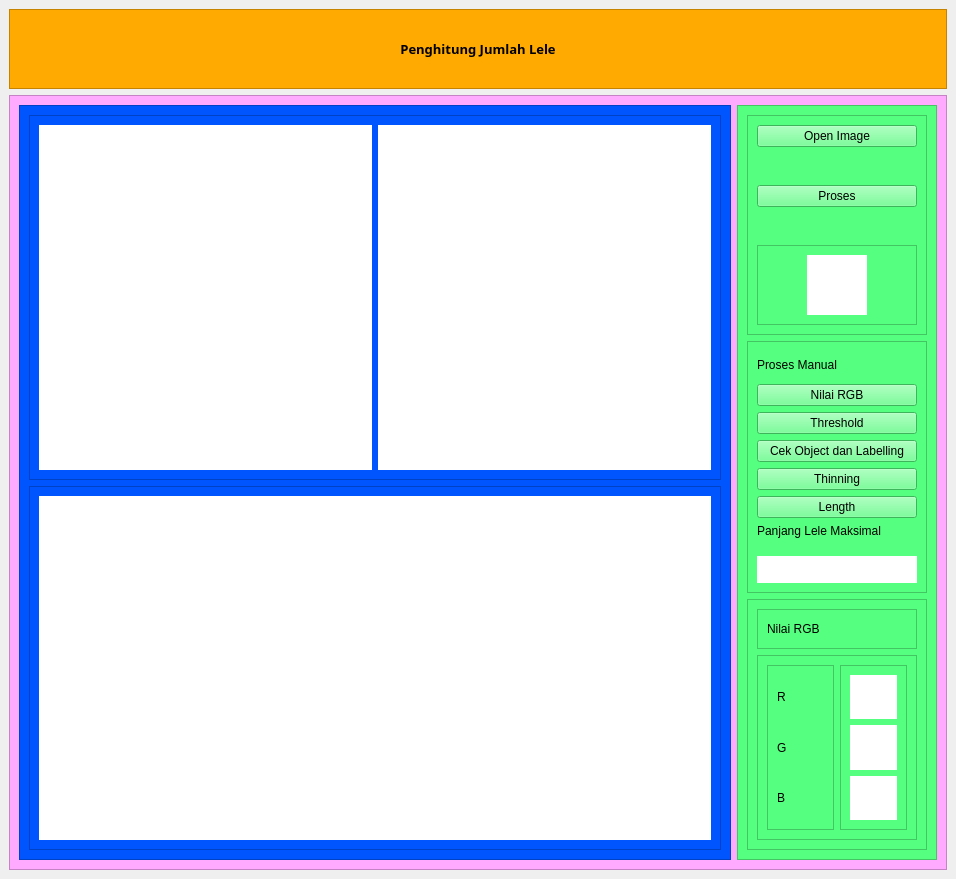
<?xml version="1.0" encoding="UTF-8"?>
<ui version="4.0">
 <class>MainWindow</class>
 <widget class="QMainWindow" name="MainWindow">
  <property name="geometry">
   <rect>
    <x>0</x>
    <y>0</y>
    <width>956</width>
    <height>879</height>
   </rect>
  </property>
  <property name="windowTitle">
   <string>MainWindow</string>
  </property>
  <widget class="QWidget" name="centralwidget">
   <layout class="QVBoxLayout" name="verticalLayout">
    <item alignment="Qt::AlignVCenter">
     <widget class="QFrame" name="frame">
      <property name="sizePolicy">
       <sizepolicy hsizetype="Minimum" vsizetype="Preferred">
        <horstretch>0</horstretch>
        <verstretch>0</verstretch>
       </sizepolicy>
      </property>
      <property name="minimumSize">
       <size>
        <width>0</width>
        <height>80</height>
       </size>
      </property>
      <property name="maximumSize">
       <size>
        <width>16777215</width>
        <height>80</height>
       </size>
      </property>
      <property name="styleSheet">
       <string notr="true">background-color: rgb(255, 170, 0);</string>
      </property>
      <property name="frameShape">
       <enum>QFrame::StyledPanel</enum>
      </property>
      <property name="frameShadow">
       <enum>QFrame::Raised</enum>
      </property>
      <layout class="QVBoxLayout" name="verticalLayout_3">
       <item>
        <widget class="QLabel" name="label">
         <property name="sizePolicy">
          <sizepolicy hsizetype="Expanding" vsizetype="Preferred">
           <horstretch>0</horstretch>
           <verstretch>0</verstretch>
          </sizepolicy>
         </property>
         <property name="font">
          <font>
           <family>Yu Gothic Medium</family>
           <pointsize>10</pointsize>
           <weight>75</weight>
           <bold>true</bold>
          </font>
         </property>
         <property name="text">
          <string>Penghitung Jumlah Lele</string>
         </property>
         <property name="alignment">
          <set>Qt::AlignCenter</set>
         </property>
        </widget>
       </item>
      </layout>
     </widget>
    </item>
    <item>
     <widget class="QFrame" name="frame_2">
      <property name="sizePolicy">
       <sizepolicy hsizetype="Preferred" vsizetype="Expanding">
        <horstretch>0</horstretch>
        <verstretch>0</verstretch>
       </sizepolicy>
      </property>
      <property name="styleSheet">
       <string notr="true">background-color: rgb(255, 170, 255);</string>
      </property>
      <property name="frameShape">
       <enum>QFrame::StyledPanel</enum>
      </property>
      <property name="frameShadow">
       <enum>QFrame::Raised</enum>
      </property>
      <layout class="QHBoxLayout" name="horizontalLayout">
       <item>
        <widget class="QFrame" name="frame_3">
         <property name="sizePolicy">
          <sizepolicy hsizetype="Expanding" vsizetype="Preferred">
           <horstretch>0</horstretch>
           <verstretch>0</verstretch>
          </sizepolicy>
         </property>
         <property name="styleSheet">
          <string notr="true">background-color: rgb(0, 85, 255);</string>
         </property>
         <property name="frameShape">
          <enum>QFrame::StyledPanel</enum>
         </property>
         <property name="frameShadow">
          <enum>QFrame::Raised</enum>
         </property>
         <layout class="QVBoxLayout" name="verticalLayout_2">
          <item>
           <widget class="QFrame" name="frame_5">
            <property name="minimumSize">
             <size>
              <width>0</width>
              <height>350</height>
             </size>
            </property>
            <property name="maximumSize">
             <size>
              <width>800</width>
              <height>800</height>
             </size>
            </property>
            <property name="frameShape">
             <enum>QFrame::StyledPanel</enum>
            </property>
            <property name="frameShadow">
             <enum>QFrame::Raised</enum>
            </property>
            <layout class="QHBoxLayout" name="horizontalLayout_2">
             <item>
              <widget class="QLabel" name="lbOpenImage">
               <property name="minimumSize">
                <size>
                 <width>0</width>
                 <height>300</height>
                </size>
               </property>
               <property name="maximumSize">
                <size>
                 <width>16777215</width>
                 <height>400</height>
                </size>
               </property>
               <property name="styleSheet">
                <string notr="true">background-color: rgb(255, 255, 255);</string>
               </property>
               <property name="text">
                <string/>
               </property>
              </widget>
             </item>
             <item>
              <widget class="QLabel" name="lbHasil">
               <property name="minimumSize">
                <size>
                 <width>0</width>
                 <height>300</height>
                </size>
               </property>
               <property name="maximumSize">
                <size>
                 <width>16777215</width>
                 <height>400</height>
                </size>
               </property>
               <property name="styleSheet">
                <string notr="true">background-color: rgb(255, 255, 255);</string>
               </property>
               <property name="text">
                <string/>
               </property>
              </widget>
             </item>
            </layout>
           </widget>
          </item>
          <item>
           <widget class="QFrame" name="frame_6">
            <property name="minimumSize">
             <size>
              <width>0</width>
              <height>300</height>
             </size>
            </property>
            <property name="maximumSize">
             <size>
              <width>16777215</width>
              <height>400</height>
             </size>
            </property>
            <property name="frameShape">
             <enum>QFrame::StyledPanel</enum>
            </property>
            <property name="frameShadow">
             <enum>QFrame::Raised</enum>
            </property>
            <layout class="QVBoxLayout" name="verticalLayout_11">
             <item>
              <widget class="Thresholding" name="Histogram" native="true">
               <property name="styleSheet">
                <string notr="true">background-color: rgb(255, 255, 255);</string>
               </property>
              </widget>
             </item>
            </layout>
           </widget>
          </item>
         </layout>
        </widget>
       </item>
       <item alignment="Qt::AlignRight">
        <widget class="QFrame" name="frame_4">
         <property name="minimumSize">
          <size>
           <width>200</width>
           <height>0</height>
          </size>
         </property>
         <property name="maximumSize">
          <size>
           <width>200</width>
           <height>16777215</height>
          </size>
         </property>
         <property name="styleSheet">
          <string notr="true">background-color: rgb(85, 255, 127);</string>
         </property>
         <property name="frameShape">
          <enum>QFrame::StyledPanel</enum>
         </property>
         <property name="frameShadow">
          <enum>QFrame::Raised</enum>
         </property>
         <layout class="QVBoxLayout" name="verticalLayout_4">
          <item>
           <widget class="QFrame" name="frame_8">
            <property name="maximumSize">
             <size>
              <width>16777215</width>
              <height>220</height>
             </size>
            </property>
            <property name="frameShape">
             <enum>QFrame::StyledPanel</enum>
            </property>
            <property name="frameShadow">
             <enum>QFrame::Raised</enum>
            </property>
            <layout class="QVBoxLayout" name="verticalLayout_6">
             <item alignment="Qt::AlignTop">
              <widget class="QPushButton" name="btnOpenImage">
               <property name="text">
                <string>Open Image</string>
               </property>
              </widget>
             </item>
             <item alignment="Qt::AlignTop">
              <widget class="QPushButton" name="btnProses">
               <property name="text">
                <string>Proses</string>
               </property>
              </widget>
             </item>
             <item>
              <widget class="QFrame" name="frame_9">
               <property name="sizePolicy">
                <sizepolicy hsizetype="Preferred" vsizetype="Expanding">
                 <horstretch>0</horstretch>
                 <verstretch>0</verstretch>
                </sizepolicy>
               </property>
               <property name="maximumSize">
                <size>
                 <width>16777215</width>
                 <height>80</height>
                </size>
               </property>
               <property name="frameShape">
                <enum>QFrame::StyledPanel</enum>
               </property>
               <property name="frameShadow">
                <enum>QFrame::Raised</enum>
               </property>
               <layout class="QHBoxLayout" name="horizontalLayout_3">
                <item>
                 <widget class="QLabel" name="lbJumlah">
                  <property name="maximumSize">
                   <size>
                    <width>60</width>
                    <height>80</height>
                   </size>
                  </property>
                  <property name="font">
                   <font>
                    <pointsize>22</pointsize>
                    <weight>75</weight>
                    <bold>true</bold>
                   </font>
                  </property>
                  <property name="styleSheet">
                   <string notr="true">background-color: rgb(255, 255, 255);</string>
                  </property>
                  <property name="text">
                   <string/>
                  </property>
                  <property name="alignment">
                   <set>Qt::AlignCenter</set>
                  </property>
                 </widget>
                </item>
               </layout>
              </widget>
             </item>
            </layout>
           </widget>
          </item>
          <item>
           <widget class="QFrame" name="frame_7">
            <property name="frameShape">
             <enum>QFrame::StyledPanel</enum>
            </property>
            <property name="frameShadow">
             <enum>QFrame::Raised</enum>
            </property>
            <layout class="QVBoxLayout" name="verticalLayout_5">
             <item>
              <widget class="QLabel" name="label_5">
               <property name="text">
                <string>Proses Manual</string>
               </property>
              </widget>
             </item>
             <item>
              <widget class="QPushButton" name="btnRgb">
               <property name="text">
                <string>Nilai RGB</string>
               </property>
              </widget>
             </item>
             <item>
              <widget class="QPushButton" name="btnThreshold">
               <property name="text">
                <string>Threshold</string>
               </property>
              </widget>
             </item>
             <item>
              <widget class="QPushButton" name="btnObject">
               <property name="text">
                <string>Cek Object dan Labelling</string>
               </property>
              </widget>
             </item>
             <item>
              <widget class="QPushButton" name="btnThin">
               <property name="text">
                <string>Thinning</string>
               </property>
              </widget>
             </item>
             <item>
              <widget class="QPushButton" name="btnLength">
               <property name="text">
                <string>Length</string>
               </property>
              </widget>
             </item>
             <item>
              <widget class="QLabel" name="label_7">
               <property name="minimumSize">
                <size>
                 <width>0</width>
                 <height>20</height>
                </size>
               </property>
               <property name="maximumSize">
                <size>
                 <width>16777215</width>
                 <height>30</height>
                </size>
               </property>
               <property name="text">
                <string>Panjang Lele Maksimal</string>
               </property>
               <property name="alignment">
                <set>Qt::AlignLeading|Qt::AlignLeft|Qt::AlignTop</set>
               </property>
              </widget>
             </item>
             <item>
              <widget class="QLabel" name="lbPanjang">
               <property name="maximumSize">
                <size>
                 <width>200</width>
                 <height>40</height>
                </size>
               </property>
               <property name="styleSheet">
                <string notr="true">background-color: rgb(255, 255, 255);</string>
               </property>
               <property name="text">
                <string/>
               </property>
              </widget>
             </item>
            </layout>
           </widget>
          </item>
          <item>
           <widget class="QFrame" name="frame_10">
            <property name="frameShape">
             <enum>QFrame::StyledPanel</enum>
            </property>
            <property name="frameShadow">
             <enum>QFrame::Raised</enum>
            </property>
            <layout class="QVBoxLayout" name="verticalLayout_8">
             <item>
              <widget class="QFrame" name="frame_11">
               <property name="sizePolicy">
                <sizepolicy hsizetype="Preferred" vsizetype="Maximum">
                 <horstretch>0</horstretch>
                 <verstretch>0</verstretch>
                </sizepolicy>
               </property>
               <property name="maximumSize">
                <size>
                 <width>16777215</width>
                 <height>40</height>
                </size>
               </property>
               <property name="frameShape">
                <enum>QFrame::StyledPanel</enum>
               </property>
               <property name="frameShadow">
                <enum>QFrame::Raised</enum>
               </property>
               <layout class="QVBoxLayout" name="verticalLayout_7">
                <item>
                 <widget class="QLabel" name="label_8">
                  <property name="maximumSize">
                   <size>
                    <width>16777215</width>
                    <height>16777215</height>
                   </size>
                  </property>
                  <property name="text">
                   <string>Nilai RGB</string>
                  </property>
                 </widget>
                </item>
               </layout>
              </widget>
             </item>
             <item>
              <widget class="QFrame" name="frame_12">
               <property name="frameShape">
                <enum>QFrame::StyledPanel</enum>
               </property>
               <property name="frameShadow">
                <enum>QFrame::Raised</enum>
               </property>
               <layout class="QHBoxLayout" name="horizontalLayout_4">
                <item>
                 <widget class="QFrame" name="frame_13">
                  <property name="frameShape">
                   <enum>QFrame::StyledPanel</enum>
                  </property>
                  <property name="frameShadow">
                   <enum>QFrame::Raised</enum>
                  </property>
                  <layout class="QVBoxLayout" name="verticalLayout_9">
                   <item>
                    <widget class="QLabel" name="label_9">
                     <property name="text">
                      <string>R</string>
                     </property>
                    </widget>
                   </item>
                   <item>
                    <widget class="QLabel" name="label_10">
                     <property name="text">
                      <string>G</string>
                     </property>
                    </widget>
                   </item>
                   <item>
                    <widget class="QLabel" name="label_11">
                     <property name="text">
                      <string>B</string>
                     </property>
                    </widget>
                   </item>
                  </layout>
                 </widget>
                </item>
                <item>
                 <widget class="QFrame" name="frame_14">
                  <property name="frameShape">
                   <enum>QFrame::StyledPanel</enum>
                  </property>
                  <property name="frameShadow">
                   <enum>QFrame::Raised</enum>
                  </property>
                  <layout class="QVBoxLayout" name="verticalLayout_10">
                   <item>
                    <widget class="QLabel" name="lb_hasil_red">
                     <property name="styleSheet">
                      <string notr="true">background-color: rgb(255, 255, 255);</string>
                     </property>
                     <property name="text">
                      <string/>
                     </property>
                    </widget>
                   </item>
                   <item>
                    <widget class="QLabel" name="lb_hasil_green">
                     <property name="styleSheet">
                      <string notr="true">background-color: rgb(255, 255, 255);</string>
                     </property>
                     <property name="text">
                      <string/>
                     </property>
                    </widget>
                   </item>
                   <item>
                    <widget class="QLabel" name="lb_hasil_blue">
                     <property name="styleSheet">
                      <string notr="true">background-color: rgb(255, 255, 255);</string>
                     </property>
                     <property name="text">
                      <string/>
                     </property>
                    </widget>
                   </item>
                  </layout>
                 </widget>
                </item>
               </layout>
              </widget>
             </item>
            </layout>
           </widget>
          </item>
         </layout>
        </widget>
       </item>
      </layout>
     </widget>
    </item>
   </layout>
  </widget>
 </widget>
 <customwidgets>
  <customwidget>
   <class>Thresholding</class>
   <extends>QWidget</extends>
   <header>thresholding.h</header>
   <container>1</container>
  </customwidget>
 </customwidgets>
 <resources/>
 <connections/>
</ui>
